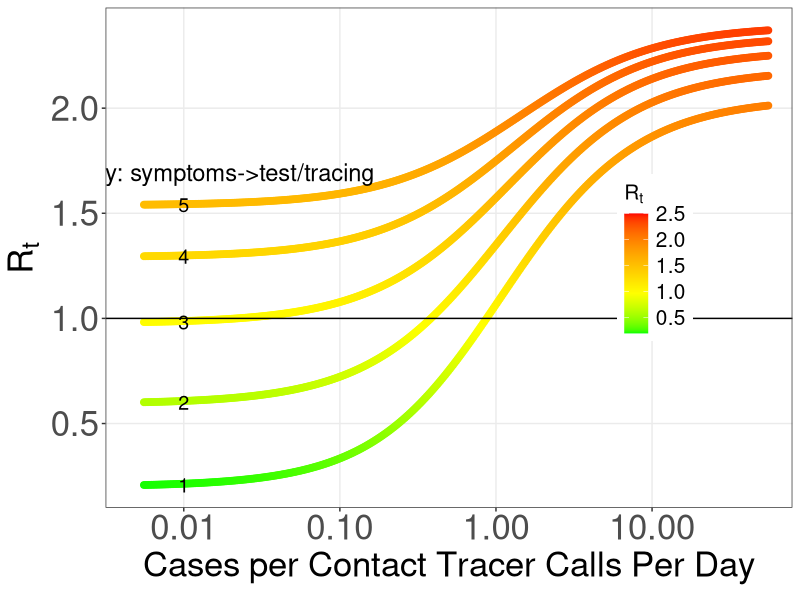
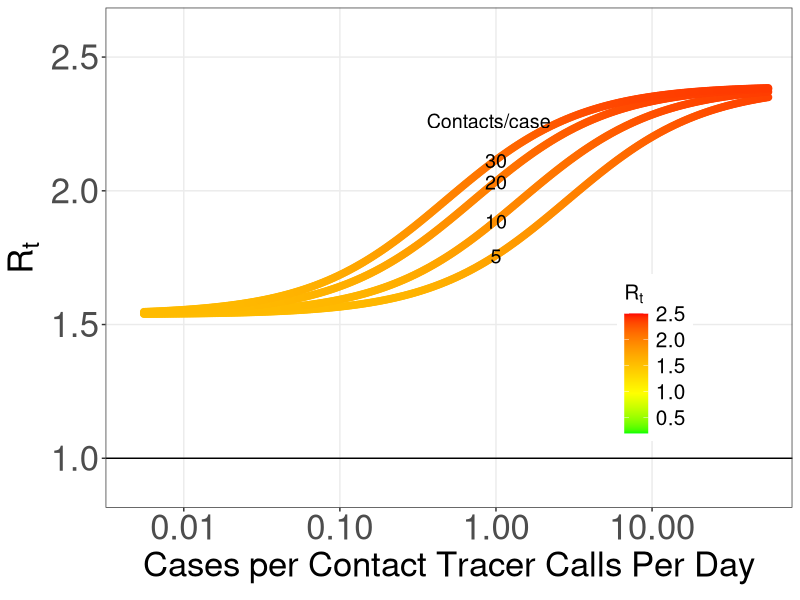
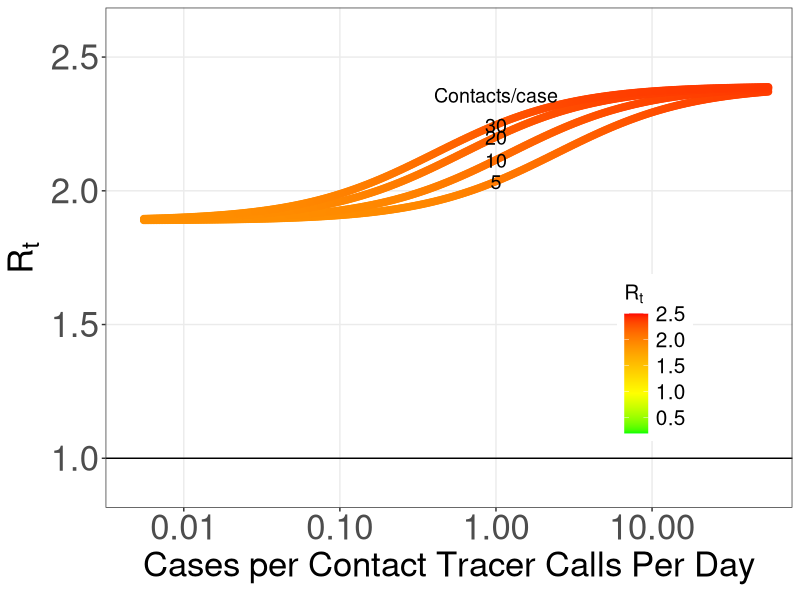
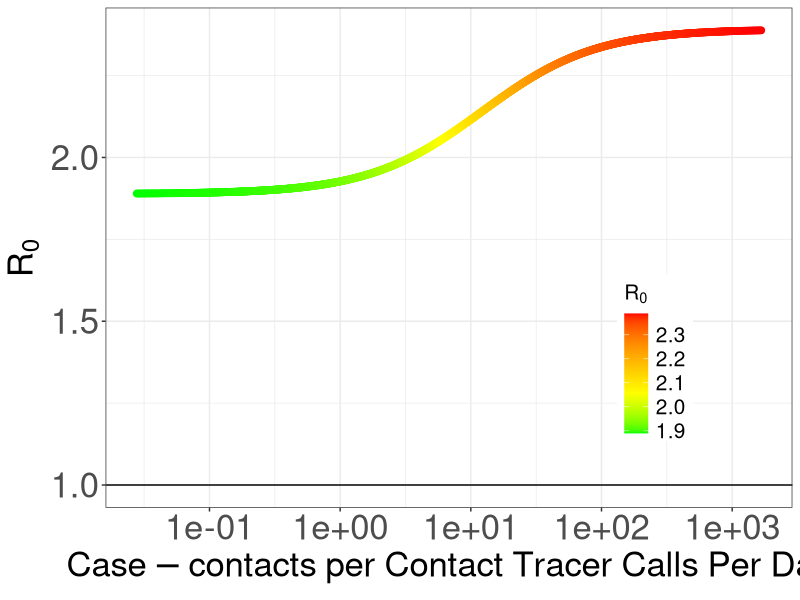
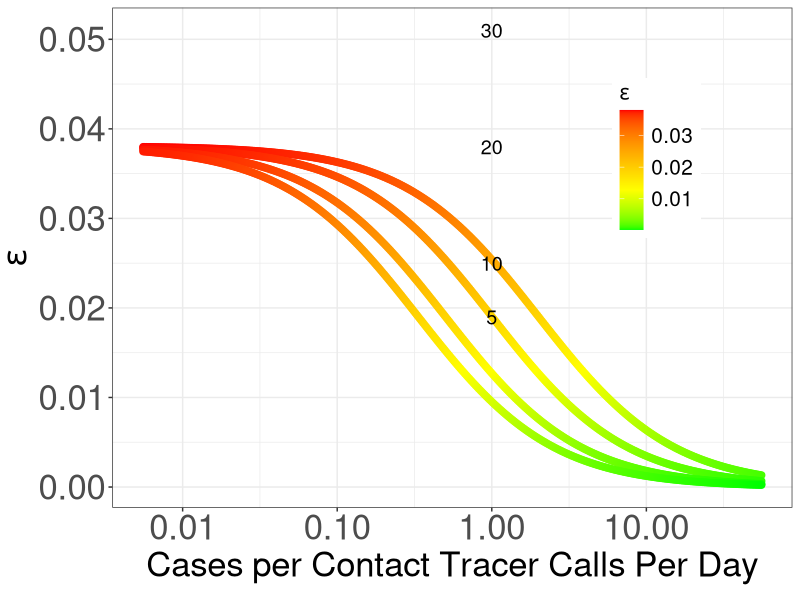
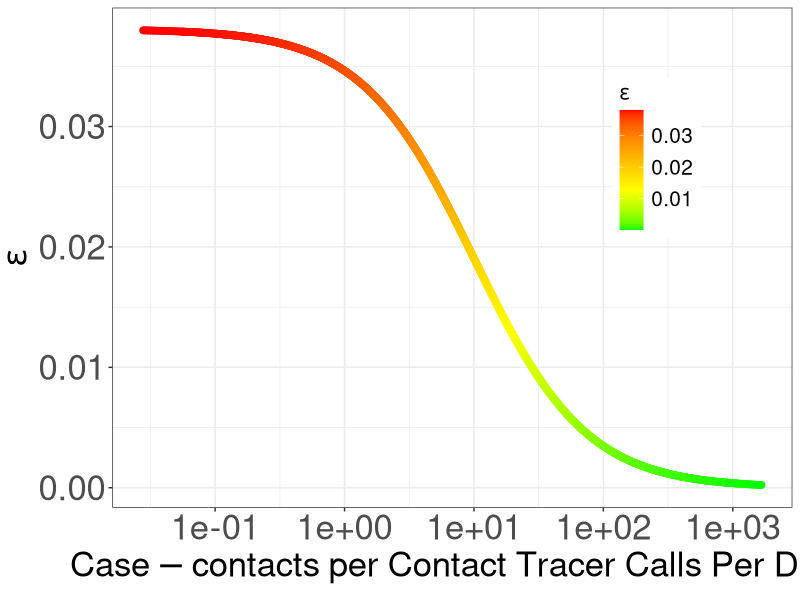
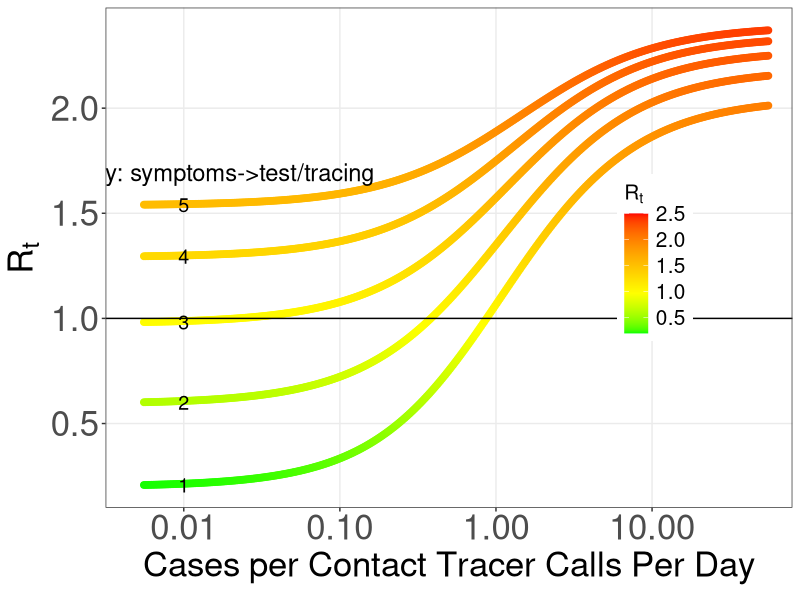
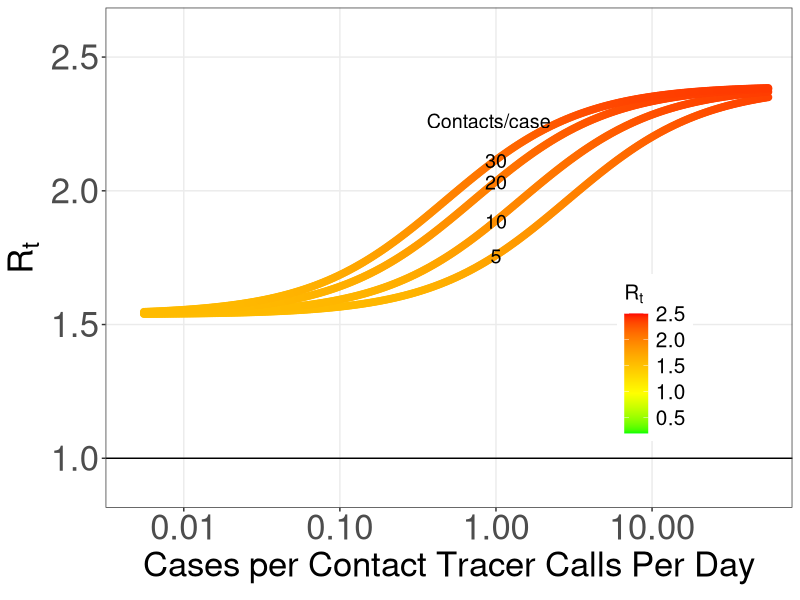

Write R code to recreate these figures, in order.
lapply(c("ggplot2","ggthemes","deSolve","dplyr","gridExtra"),require,character.only=T) #load multiple packages

R0 = function(parsR01,cTrace) { #function for R0 expression
  with(parsR01,  ((kappa * beta) / (cTrace + qEA + qEPS)) *
         (((qEA * sigmaA) / (cTrace + gammaA)) + 
            ((qEPS * sigmaPS) / (cTrace + qPSMS)) +
            ((qEPS * qPSMS * sigmaMS) / ((cTrace + qPSMS) * (cTrace + msTest + qMSSS + gammaMS))) +
            ((qEPS * qPSMS * qMSSS * sigmaSS) /
               ((cTrace + qPSMS) * (cTrace + msTest + qMSSS + gammaMS) * 
                  (cTrace + ssTest + alpha + gammaSS))  )    )             )
}
cTraceF = function(FrCaseTr,Delay,Ninf,Ncont_p_inf,NCT,NCCPD,parsR0) { #function estimating cTrace parameter
  dTracing=Delay+0.5*Ninf*Ncont_p_inf/(NCT*NCCPD) #duration until traced
  return(FrCaseTr*parsR0$qEPS/(parsR0$qEPS+parsR0$qEA)*1/dTracing)}

#Parameters
f_asymp=0.20 #frac asymptomatic from Buitrago-Garcia
d_EPS=3.2; #Duration latent period for symptomatic cases He et al 2020 Nat Med in days
d_EA=1/( f_asymp*(1/d_EPS)/(1-f_asymp) ) #set duration asympt to give f_asymp fraction
d_PSMS=2.3 #duration infectious period before symptom onset for 5.5 d incubation He et al 2020 Nat Med
d_MSSS=8 #duration mild to severe symptoms diff breathing; Zhou et al 2020 Lancet; also Lewnard et al 2020 BMJ
#Infectiousness vs day from He et al 1c gamma distribution parameterized w/ mean, variance
shape=function(mu,sig) mu^2/sig^2;scale = function(mu,sig) sig^2/mu;mn=3.1;sig2=2.15
presympInf=pgamma(2.3,shape=shape(mn,sig2),scale=scale(mn,sig2))/2.3 #relative daily infectiousness pre-symptomatic
postsympInf=(pgamma(7.3,shape=shape(mn,sig2),scale=scale(mn,sig2))-pgamma(2.3,shape=shape(mn,sig2),scale=scale(mn,sig2)))/5 #relative daily infectiousness mildly-symptomatic
ssInf=(pgamma(13.3,shape=shape(mn,sig2),scale=scale(mn,sig2))-pgamma(7.3,shape=shape(mn,sig2),scale=scale(mn,sig2)))/6 #relative daily infectiousness severely-symptomatic

#Contact tracing efficiency w/ infections, contact tracers, contacts; only ratio important
Ninf=c(10^seq(0,4,by=.01)) # # of cases/infections traced
Ncont_p_inf=c(5,10,20,30) # contacts per infection - value before lockdowns 30
NCCPD=12 # # of contacts a contact tracer can contact per day to isolate; 1.5/hr
NCT=15 # # of contact tracers for population - CA target

#-----------Fig 1
dat2=data.frame(Delay=rep(1:5,each=length(Ninf)),Ncont_p_inf=10,Ninf=Ninf,
                cases_per_tracer_calls=c(Ninf/(NCT*NCCPD)))

d_msTest=rep(1:5,each=length(Ninf)) #Variable delays
parsR0_F1 = data.frame(kappa = 1,       #Social distancing factor: set to 1/2.6 to get R0=1
                       beta   = .37, # transmission rate - set to give R0 = ~2.4 
                       msTest  = 1/d_msTest ,   # Removal by testing of mildly symptomatic infected toggle w/ active surv
                       ssTest  = 1. ,   # Removal by testing of severely symptomatic infected
                       alpha  = 0.0066 ,   # IFR - Verity et al 2020 Lancet
                       qEA  = 1/d_EA ,   # Transition rate from exposed to asymptomatic infected
                       qEPS  = 1/d_EPS ,   # Transition rate from exposed to presymptomatic infected
                       qPSMS  = 1/d_PSMS ,   # Transition rate from presymptomatic to mild symptoms
                       qMSSS  = 1/d_MSSS,   # Transition rate from mildly to severely infected
                       gammaA  = 1/8 ,   # Recovery rate of asymptomatic infected - approx 8d infect period He et al
                       gammaMS  = 1/5,   # Recovery rate of mildly symptomatic infected 
                       gammaSS  = 1/10.7 ,   # Recovery rate of severely symptomatic infected - Lewnard et al 2020
                       gammaQ  = 1/14 ,   # Recovery rate of quarantined not important but 1/14d
                       sigmaA  = 1 ,   # Infectiousness of asymptomatic infected #unknown
                       sigmaPS  = presympInf/postsympInf ,   # Infectiousness of pre-symptomatic infected
                       sigmaMS  = 1 ,   # Infectiousness of mildly symptomatic infected
                       sigmaSS  = ssInf/postsympInf)     # Infectiousness of severely symptomatic infected

f_mstr=1 #fraction of mildly symptomatic cases traced
FrCaseTr=f_mstr*parsR0_F1$msTest/(parsR0_F1$msTest+parsR0_F1$qMSSS+parsR0_F1$gammaMS)/(1-f_asymp) #fraction of symptomatic cases traced (numerator is frac of total cases)
dat2$R0v=R0(parsR0_F1,cTraceF(FrCaseTr,Delay=dat2$Delay,dat2$Ninf,dat2$Ncont_p_inf,NCT,NCCPD,parsR0_F1))

p1=ggplot(dat2, aes(y=R0v, x=cases_per_tracer_calls,col=R0v)) + 
  theme_bw()+geom_point(size=2)+scale_x_continuous(trans='log10')+
  coord_cartesian(xlim=c(.005, 50))+
  scale_color_gradientn(colours=c("green","yellow","orange","red"),limits=c(0.2,2.5))+
  theme(axis.title=element_text(size=25),legend.position = c(.8, .50),
        axis.text=element_text(size=25),legend.text=element_text(size=15),
        legend.title=element_text(size=15))+labs(colour = expression(R[t]))+
  geom_hline(yintercept=1)+
  xlab(expression(Cases~per~Contact~Tracer~Calls~Per~Day))+
  ylab(expression(R[t]))+
  annotate(geom="text",x=0.01, y=aggregate(R0v~Delay,data=dat2,FUN=min)$R0v,
           label=unique(dat2$Delay),size=5)+
  annotate(geom="text",x=0.016, y=1.1*aggregate(R0v~Delay,data=dat2,FUN=min)$R0v[5],
         label="Delay: symptoms->test/tracing",size=6)+
  theme(panel.grid.minor = element_blank());p1
ggsave("Fig 1.pdf",plot=p1,width=12,height=8)

#Fig 2--------------------------
d_msTest=5 #delay from symptom onset to test/trace ~5d from recent data in CA
parsR0 = data.frame(kappa = 1,       #Social distancing factor
         beta   = .37, # transmission rate - set to give R0 = ~2.4
         msTest  = 1/d_msTest ,   # Removal rate by testing of mildly symptomatic infected
         ssTest  = 1. ,   # Removal by testing of severely symptomatic infected
         alpha  = 0.0066 * (1/5 + 1/10.7 + 1/d_EA)/(1-0.0066), # set to give IFR=0.66% - Verity et al 2020 Lancet
         qEA  = 1/d_EA ,   # Transition rate from exposed to asymptomatic infected
         qEPS  = 1/d_EPS ,   # Transition rate from exposed to presymptomatic infected
         qPSMS  = 1/d_PSMS ,   # Transition rate from presymptomatic to mild symptoms
         qMSSS  = 1/d_MSSS,   # Transition rate from mildly to severely infected
         gammaA  = 1/8 ,   # Recovery rate of asymptomatic infected - approx 8d infect period He et al
         gammaMS  = 1/5,   # Recovery rate of mildly symptomatic infected 
         gammaSS  = 1/10.7 ,   # Recovery rate of severely symptomatic infected - Lewnard et al 2020
         gammaQ  = 1/14 ,   # Recovery rate of quarantined not important but 1/7d
         sigmaA  = 1 ,   # Infectiousness of asymptomatic infected #unknown
         sigmaPS  = presympInf/postsympInf ,   # Infectiousness of pre-symptomatic infected
         sigmaMS  = 1 ,   # Infectiousness of mildly symptomatic infected
         sigmaSS  = ssInf/postsympInf)     # Infectiousness of severely symptomatic infected

R0(parsR0,cTrace=0) #R0 w/ no tracing

f_mstr=1 #fraction of mildly symptomatic cases traced
FrCaseTr=f_mstr*(parsR0$msTest/(parsR0$msTest+parsR0$qMSSS+parsR0$gammaMS))/(1-f_asymp) #fraction of symptomatic cases traced (numerator is frac of total cases)

dat=data.frame(Delay=d_msTest,Ncont_p_inf=rep(Ncont_p_inf,each=length(Ninf)),Ninf=Ninf,
               cases_per_tracer_calls=c(Ninf/(NCT*NCCPD)),contacts_per_tracer_calls_per_day=c(Ninf*rep(Ncont_p_inf,each=length(Ninf))/(NCT*NCCPD)))
dat$CTR_eps=cTraceF(FrCaseTr,Delay=dat$Delay,dat$Ninf,dat$Ncont_p_inf,NCT,NCCPD,parsR0) #contact tracing removal rate
dat$R0v=R0(parsR0,cTraceF(FrCaseTr,Delay=dat$Delay,dat$Ninf,dat$Ncont_p_inf,NCT,NCCPD,parsR0)) #R0 values
ylh=R0(parsR0,cTraceF(FrCaseTr,Delay=dat$Delay[1],10^2.25,Ncont_p_inf,NCT,NCCPD,parsR0)) #heights for labels of # contacts/case

p2=ggplot(dat, aes(y=R0v, x=cases_per_tracer_calls,col=R0v)) + 
  theme_bw()+geom_point(size=2)+scale_x_continuous(trans='log10')+
  coord_cartesian(xlim=c(.005, 50), ylim = c(0.9,2.6))+
  scale_color_gradientn(colours=c("green","yellow","orange","red"),limits=c(0.2,2.5))+
  theme(axis.title=element_text(size=25),legend.position = c(.8, .30),
        axis.text=element_text(size=25),legend.text=element_text(size=15),
        legend.title=element_text(size=15))+labs(colour = expression(R[t]))+
  geom_hline(yintercept=1) +
  xlab(expression(Cases~per~Contact~Tracer~Calls~Per~Day))+
  ylab(expression(R[t]))+
  annotate(geom="text",x=1., y=ylh,
           label=Ncont_p_inf,size=5)+
  annotate(geom="text",x=.9, y=1.07*ylh[4],
           label="Contacts/case",size=5)+
  theme(panel.grid.minor = element_blank());p2
ggsave("Fig 2.pdf",plot=p2,width=12,height=8)

#Fig 3
f_mstr=0.5 #fraction of mildly symptomatic cases traced
FrCaseTr=f_mstr*(parsR0$msTest/(parsR0$msTest+parsR0$qMSSS+parsR0$gammaMS))/(1-f_asymp) #fraction of symptomatic cases traced (numerator is frac of total cases)

dat=data.frame(Delay=d_msTest,Ncont_p_inf=rep(Ncont_p_inf,each=length(Ninf)),Ninf=Ninf,
               cases_per_tracer_calls=c(Ninf/(NCT*NCCPD)),contacts_per_tracer_calls_per_day=c(Ninf*rep(Ncont_p_inf,each=length(Ninf))/(NCT*NCCPD)))
dat$CTR_eps=cTraceF(FrCaseTr,Delay=dat$Delay,dat$Ninf,dat$Ncont_p_inf,NCT,NCCPD,parsR0) #contact tracing removal rate
dat$R0v=R0(parsR0,cTraceF(FrCaseTr,Delay=dat$Delay,dat$Ninf,dat$Ncont_p_inf,NCT,NCCPD,parsR0)) #R0 values
ylh=R0(parsR0,cTraceF(FrCaseTr,Delay=dat$Delay[1],10^2.25,Ncont_p_inf,NCT,NCCPD,parsR0)) #heights for labels of # contacts/case

p3=ggplot(dat, aes(y=R0v, x=cases_per_tracer_calls,col=R0v)) + 
  theme_bw()+geom_point(size=2)+scale_x_continuous(trans='log10')+
  coord_cartesian(xlim=c(.005, 50), ylim = c(0.9,2.6))+
  scale_color_gradientn(colours=c("green","yellow","orange","red"),limits=c(0.2,2.5))+
  theme(axis.title=element_text(size=25),legend.position = c(.8, .30),
        axis.text=element_text(size=25),legend.text=element_text(size=15),
        legend.title=element_text(size=15))+labs(colour = expression(R[t]))+
  geom_hline(yintercept=1) +
  xlab(expression(Cases~per~Contact~Tracer~Calls~Per~Day))+
  ylab(expression(R[t]))+
  annotate(geom="text",x=1., y=ylh,
           label=Ncont_p_inf,size=5)+
  annotate(geom="text",x=1., y=1.05*ylh[4],label="Contacts/case",size=5)+
  theme(panel.grid.minor = element_blank());p3
ggsave("Fig 3.pdf",plot=p3,width=12,height=8)

#grid.arrange(p1,p2, p3, nrow = 2,as.table=F)
#--------------
#Not in paper: Plot w/ contacts per tracer calls as X-axis - all data on one line/curve
ggplot(dat, aes(y=R0v, x=contacts_per_tracer_calls_per_day,col=R0v)) + 
  theme_bw()+geom_point(size=2)+scale_x_continuous(trans='log10')+
  scale_color_gradientn(colours=c("green","yellow","orange","red"))+
  theme(axis.title=element_text(size=25),legend.position = c(.8, .30),
        axis.text=element_text(size=25),legend.text=element_text(size=15),
        legend.title=element_text(size=15))+labs(colour = expression(R[0]))+
  geom_hline(yintercept=1) +
  xlab(expression(Case-contacts~per~Contact~Tracer~Calls~Per~Day))+
  ylab(expression(R[0]))

#Not in paper: Plot epsilon (contact tracing removal rate) vs cases/CT calls/day
ggplot(dat, aes(y=CTR_eps, x=cases_per_tracer_calls,col=CTR_eps)) + 
  theme_bw()+geom_point(size=2)+scale_x_continuous(trans='log10')+
  scale_color_gradientn(colours=c("green","yellow","orange","red"))+
  theme(axis.title=element_text(size=25),legend.position = c(.8, .70),
        axis.text=element_text(size=25),legend.text=element_text(size=15),
        legend.title=element_text(size=15))+labs(colour = expression(epsilon))+
  xlab(expression(Cases~per~Contact~Tracer~Calls~Per~Day))+
  ylab(expression(epsilon))+
  annotate(geom="text",x=1, y=c(.019, .025, .038, .051),
           label=Ncont_p_inf,size=5)# # contacts per case

#Not in paper: Plot epsilon (contact tracing removal rate)w/ contacts per tracer calls as X-axis - all data on one line/curve
ggplot(dat, aes(y=CTR_eps, x=contacts_per_tracer_calls_per_day,col=CTR_eps)) + 
  theme_bw()+geom_point(size=2)+scale_x_continuous(trans='log10')+
  scale_color_gradientn(colours=c("green","yellow","orange","red"))+
  theme(axis.title=element_text(size=25),legend.position = c(.8, .70),
        axis.text=element_text(size=25),legend.text=element_text(size=15),
        legend.title=element_text(size=15))+labs(colour = expression(epsilon))+
  xlab(expression(Case-contacts~per~Contact~Tracer~Calls~Per~Day))+
  ylab(expression(epsilon))

#-----------------------Sensitivity analysis Fig S2
Ninf= 18# # of cases/infections traced
Ncont_p_inf=10 # contacts per infection - value before lockdowns 30
NCCPD=12 # # of contacts a contact tracer can contact per day to isolate; 1.5/hr
NCT=15 # # of contact tracers for population - CA target
f_mstr=1
FrCaseTr=f_mstr*(parsR0$msTest/(parsR0$msTest+parsR0$qMSSS+parsR0$gammaMS))/(1-f_asymp) #fraction of symptomatic cases traced (numerator is frac of total cases)

Rt_sens=data.frame(matrix(NA,nrow=length(parsR0),ncol=2));colnames(Rt_sens)=c("dec","inc");rownames(Rt_sens)=names(parsR0)
for (k in 1:length(parsR0)) {
  parsR0_sens=parsR0
  for (l in 1:2) {
    parsR0_sens[k]=parsR0[k]*(.7+0.2*l)
      Rt_sens[k,l]=R0(parsR0_sens,
      cTrace=cTraceF(FrCaseTr,Delay=1/parsR0_sens$msTest,Ninf=Ninf,Ncont_p_inf,NCT,NCCPD,parsR0_sens)) 
  }
}

parlabs=c(expression(kappa),
          expression(beta),
          expression(tau[ms]),
          expression(tau[ss]),
          expression(alpha),
          expression(q[E-a]),
          expression(q[E-ps]),
          expression(q[ps-ms]),
          expression(q[ms-ss]),
          expression(gamma[a]),
          expression(gamma[ms]),
          expression(gamma[ss]),
          expression(gamma[Q]),
          expression(sigma[a]),
          expression(sigma[ps]),
          expression(sigma[ms]),
          expression(sigma[ss]) )

Rt_sens=Rt_sens/R0(parsR0,cTrace=cTraceF(FrCaseTr,Delay=1/parsR0$msTest,Ninf=Ninf,Ncont_p_inf,NCT,NCCPD,parsR0))-1
pdf("Fig S2.pdf",width=10,height=8)
par(mar=c(4, 3, .5, 0.5),mgp=c(2.5,.5,0),cex=2)
barplot(Rt_sens[,1],horiz=T,names.arg=parlabs,las=2,col="blue",xlim=c(-.11,.11),#xlab="Change in R0")
        xlab=expression(Change~"in"~R[0]))
barplot(Rt_sens[,2],horiz=T,names.arg=parlabs,las=2,col="red",add=T)
box();grid(ny=nrow(Rt_sens)+1)
dev.off()

